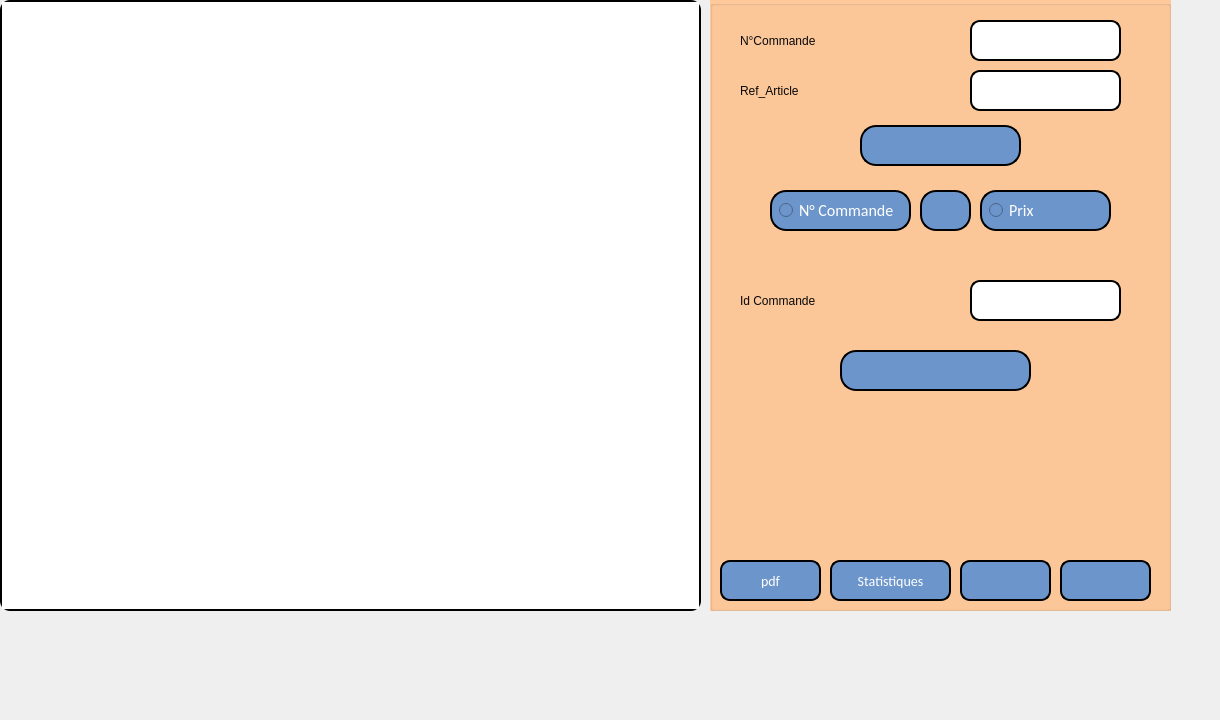
      <widget class="QWidget" name="tab_8">
       <attribute name="title">
        <string>Gestion des  livraisons</string>
       </attribute>
       <widget class="QLabel" name="label_99">
        <property name="geometry">
         <rect>
          <x>-20</x>
          <y>-30</y>
          <width>1211</width>
          <height>711</height>
         </rect>
        </property>
        <property name="text">
         <string/>
        </property>
        <property name="pixmap">
         <pixmap resource="resource.qrc">:/image/wt.jpg</pixmap>
        </property>
       </widget>
       <widget class="QTableView" name="tableView">
        <property name="geometry">
         <rect>
          <x>0</x>
          <y>0</y>
          <width>701</width>
          <height>611</height>
         </rect>
        </property>
        <property name="styleSheet">
         <string notr="true">border: 2px solid black;
border-radius: 10px;</string>
        </property>
       </widget>
       <widget class="QGroupBox" name="groupBox_18">
        <property name="geometry">
         <rect>
          <x>710</x>
          <y>0</y>
          <width>461</width>
          <height>611</height>
         </rect>
        </property>
        <property name="palette">
         <palette>
          <active>
           <colorrole role="WindowText">
            <brush brushstyle="SolidPattern">
             <color alpha="255">
              <red>8</red>
              <green>8</green>
              <blue>8</blue>
             </color>
            </brush>
           </colorrole>
           <colorrole role="Button">
            <brush brushstyle="SolidPattern">
             <color alpha="255">
              <red>255</red>
              <green>201</green>
              <blue>154</blue>
             </color>
            </brush>
           </colorrole>
           <colorrole role="Light">
            <brush brushstyle="SolidPattern">
             <color alpha="255">
              <red>255</red>
              <green>255</green>
              <blue>255</blue>
             </color>
            </brush>
           </colorrole>
           <colorrole role="Midlight">
            <brush brushstyle="SolidPattern">
             <color alpha="255">
              <red>255</red>
              <green>228</green>
              <blue>204</blue>
             </color>
            </brush>
           </colorrole>
           <colorrole role="Dark">
            <brush brushstyle="SolidPattern">
             <color alpha="255">
              <red>127</red>
              <green>100</green>
              <blue>77</blue>
             </color>
            </brush>
           </colorrole>
           <colorrole role="Mid">
            <brush brushstyle="SolidPattern">
             <color alpha="255">
              <red>170</red>
              <green>134</green>
              <blue>103</blue>
             </color>
            </brush>
           </colorrole>
           <colorrole role="Text">
            <brush brushstyle="SolidPattern">
             <color alpha="255">
              <red>8</red>
              <green>8</green>
              <blue>8</blue>
             </color>
            </brush>
           </colorrole>
           <colorrole role="BrightText">
            <brush brushstyle="SolidPattern">
             <color alpha="255">
              <red>255</red>
              <green>255</green>
              <blue>255</blue>
             </color>
            </brush>
           </colorrole>
           <colorrole role="ButtonText">
            <brush brushstyle="SolidPattern">
             <color alpha="255">
              <red>8</red>
              <green>8</green>
              <blue>8</blue>
             </color>
            </brush>
           </colorrole>
           <colorrole role="Base">
            <brush brushstyle="SolidPattern">
             <color alpha="255">
              <red>255</red>
              <green>255</green>
              <blue>255</blue>
             </color>
            </brush>
           </colorrole>
           <colorrole role="Window">
            <brush brushstyle="SolidPattern">
             <color alpha="255">
              <red>255</red>
              <green>201</green>
              <blue>154</blue>
             </color>
            </brush>
           </colorrole>
           <colorrole role="Shadow">
            <brush brushstyle="SolidPattern">
             <color alpha="255">
              <red>0</red>
              <green>0</green>
              <blue>0</blue>
             </color>
            </brush>
           </colorrole>
           <colorrole role="AlternateBase">
            <brush brushstyle="SolidPattern">
             <color alpha="255">
              <red>255</red>
              <green>228</green>
              <blue>204</blue>
             </color>
            </brush>
           </colorrole>
           <colorrole role="ToolTipBase">
            <brush brushstyle="SolidPattern">
             <color alpha="255">
              <red>255</red>
              <green>255</green>
              <blue>220</blue>
             </color>
            </brush>
           </colorrole>
           <colorrole role="ToolTipText">
            <brush brushstyle="SolidPattern">
             <color alpha="255">
              <red>0</red>
              <green>0</green>
              <blue>0</blue>
             </color>
            </brush>
           </colorrole>
           <colorrole role="PlaceholderText">
            <brush brushstyle="SolidPattern">
             <color alpha="128">
              <red>0</red>
              <green>0</green>
              <blue>0</blue>
             </color>
            </brush>
           </colorrole>
          </active>
          <inactive>
           <colorrole role="WindowText">
            <brush brushstyle="SolidPattern">
             <color alpha="255">
              <red>8</red>
              <green>8</green>
              <blue>8</blue>
             </color>
            </brush>
           </colorrole>
           <colorrole role="Button">
            <brush brushstyle="SolidPattern">
             <color alpha="255">
              <red>255</red>
              <green>201</green>
              <blue>154</blue>
             </color>
            </brush>
           </colorrole>
           <colorrole role="Light">
            <brush brushstyle="SolidPattern">
             <color alpha="255">
              <red>255</red>
              <green>255</green>
              <blue>255</blue>
             </color>
            </brush>
           </colorrole>
           <colorrole role="Midlight">
            <brush brushstyle="SolidPattern">
             <color alpha="255">
              <red>255</red>
              <green>228</green>
              <blue>204</blue>
             </color>
            </brush>
           </colorrole>
           <colorrole role="Dark">
            <brush brushstyle="SolidPattern">
             <color alpha="255">
              <red>127</red>
              <green>100</green>
              <blue>77</blue>
             </color>
            </brush>
           </colorrole>
           <colorrole role="Mid">
            <brush brushstyle="SolidPattern">
             <color alpha="255">
              <red>170</red>
              <green>134</green>
              <blue>103</blue>
             </color>
            </brush>
           </colorrole>
           <colorrole role="Text">
            <brush brushstyle="SolidPattern">
             <color alpha="255">
              <red>8</red>
              <green>8</green>
              <blue>8</blue>
             </color>
            </brush>
           </colorrole>
           <colorrole role="BrightText">
            <brush brushstyle="SolidPattern">
             <color alpha="255">
              <red>255</red>
              <green>255</green>
              <blue>255</blue>
             </color>
            </brush>
           </colorrole>
           <colorrole role="ButtonText">
            <brush brushstyle="SolidPattern">
             <color alpha="255">
              <red>8</red>
              <green>8</green>
              <blue>8</blue>
             </color>
            </brush>
           </colorrole>
           <colorrole role="Base">
            <brush brushstyle="SolidPattern">
             <color alpha="255">
              <red>255</red>
              <green>255</green>
              <blue>255</blue>
             </color>
            </brush>
           </colorrole>
           <colorrole role="Window">
            <brush brushstyle="SolidPattern">
             <color alpha="255">
              <red>255</red>
              <green>201</green>
              <blue>154</blue>
             </color>
            </brush>
           </colorrole>
           <colorrole role="Shadow">
            <brush brushstyle="SolidPattern">
             <color alpha="255">
              <red>0</red>
              <green>0</green>
              <blue>0</blue>
             </color>
            </brush>
           </colorrole>
           <colorrole role="AlternateBase">
            <brush brushstyle="SolidPattern">
             <color alpha="255">
              <red>255</red>
              <green>228</green>
              <blue>204</blue>
             </color>
            </brush>
           </colorrole>
           <colorrole role="ToolTipBase">
            <brush brushstyle="SolidPattern">
             <color alpha="255">
              <red>255</red>
              <green>255</green>
              <blue>220</blue>
             </color>
            </brush>
           </colorrole>
           <colorrole role="ToolTipText">
            <brush brushstyle="SolidPattern">
             <color alpha="255">
              <red>0</red>
              <green>0</green>
              <blue>0</blue>
             </color>
            </brush>
           </colorrole>
           <colorrole role="PlaceholderText">
            <brush brushstyle="SolidPattern">
             <color alpha="128">
              <red>0</red>
              <green>0</green>
              <blue>0</blue>
             </color>
            </brush>
           </colorrole>
          </inactive>
          <disabled>
           <colorrole role="WindowText">
            <brush brushstyle="SolidPattern">
             <color alpha="255">
              <red>8</red>
              <green>8</green>
              <blue>8</blue>
             </color>
            </brush>
           </colorrole>
           <colorrole role="Button">
            <brush brushstyle="SolidPattern">
             <color alpha="255">
              <red>255</red>
              <green>201</green>
              <blue>154</blue>
             </color>
            </brush>
           </colorrole>
           <colorrole role="Light">
            <brush brushstyle="SolidPattern">
             <color alpha="255">
              <red>255</red>
              <green>255</green>
              <blue>255</blue>
             </color>
            </brush>
           </colorrole>
           <colorrole role="Midlight">
            <brush brushstyle="SolidPattern">
             <color alpha="255">
              <red>255</red>
              <green>228</green>
              <blue>204</blue>
             </color>
            </brush>
           </colorrole>
           <colorrole role="Dark">
            <brush brushstyle="SolidPattern">
             <color alpha="255">
              <red>127</red>
              <green>100</green>
              <blue>77</blue>
             </color>
            </brush>
           </colorrole>
           <colorrole role="Mid">
            <brush brushstyle="SolidPattern">
             <color alpha="255">
              <red>170</red>
              <green>134</green>
              <blue>103</blue>
             </color>
            </brush>
           </colorrole>
           <colorrole role="Text">
            <brush brushstyle="SolidPattern">
             <color alpha="255">
              <red>8</red>
              <green>8</green>
              <blue>8</blue>
             </color>
            </brush>
           </colorrole>
           <colorrole role="BrightText">
            <brush brushstyle="SolidPattern">
             <color alpha="255">
              <red>255</red>
              <green>255</green>
              <blue>255</blue>
             </color>
            </brush>
           </colorrole>
           <colorrole role="ButtonText">
            <brush brushstyle="SolidPattern">
             <color alpha="255">
              <red>8</red>
              <green>8</green>
              <blue>8</blue>
             </color>
            </brush>
           </colorrole>
           <colorrole role="Base">
            <brush brushstyle="SolidPattern">
             <color alpha="255">
              <red>255</red>
              <green>201</green>
              <blue>154</blue>
             </color>
            </brush>
           </colorrole>
           <colorrole role="Window">
            <brush brushstyle="SolidPattern">
             <color alpha="255">
              <red>255</red>
              <green>201</green>
              <blue>154</blue>
             </color>
            </brush>
           </colorrole>
           <colorrole role="Shadow">
            <brush brushstyle="SolidPattern">
             <color alpha="255">
              <red>0</red>
              <green>0</green>
              <blue>0</blue>
             </color>
            </brush>
           </colorrole>
           <colorrole role="AlternateBase">
            <brush brushstyle="SolidPattern">
             <color alpha="255">
              <red>255</red>
              <green>201</green>
              <blue>154</blue>
             </color>
            </brush>
           </colorrole>
           <colorrole role="ToolTipBase">
            <brush brushstyle="SolidPattern">
             <color alpha="255">
              <red>255</red>
              <green>255</green>
              <blue>220</blue>
             </color>
            </brush>
           </colorrole>
           <colorrole role="ToolTipText">
            <brush brushstyle="SolidPattern">
             <color alpha="255">
              <red>0</red>
              <green>0</green>
              <blue>0</blue>
             </color>
            </brush>
           </colorrole>
           <colorrole role="PlaceholderText">
            <brush brushstyle="SolidPattern">
             <color alpha="128">
              <red>0</red>
              <green>0</green>
              <blue>0</blue>
             </color>
            </brush>
           </colorrole>
          </disabled>
         </palette>
        </property>
        <property name="autoFillBackground">
         <bool>true</bool>
        </property>
        <property name="styleSheet">
         <string notr="true">font: 75 20pt &quot;Script MT Bold&quot;;
color:#080808</string>
        </property>
        <property name="title">
         <string/>
        </property>
        <widget class="QLabel" name="label_106">
         <property name="geometry">
          <rect>
           <x>30</x>
           <y>15</y>
           <width>201</width>
           <height>51</height>
          </rect>
         </property>
         <property name="text">
          <string>N°Commande</string>
         </property>
        </widget>
        <widget class="QRadioButton" name="radioButton_2">
         <property name="geometry">
          <rect>
           <x>270</x>
           <y>190</y>
           <width>131</width>
           <height>41</height>
          </rect>
         </property>
         <property name="styleSheet">
          <string notr="true"> border: 2px solid black;
border-radius: 10px;
  color: white;
  padding: 7px;
  text-align: center;
  
font-family:calibri;
  display: inline-block;
  font-size: 16px;
 
  border-radius : 16px;
background-color:rgb(108, 149, 203)</string>
         </property>
         <property name="text">
          <string>Prix</string>
         </property>
        </widget>
        <widget class="QLineEdit" name="nc">
         <property name="geometry">
          <rect>
           <x>260</x>
           <y>70</y>
           <width>151</width>
           <height>41</height>
          </rect>
         </property>
         <property name="styleSheet">
          <string notr="true">border: 2px solid black;
border-radius: 10px;</string>
         </property>
        </widget>
        <widget class="QRadioButton" name="radioButton">
         <property name="geometry">
          <rect>
           <x>60</x>
           <y>190</y>
           <width>141</width>
           <height>41</height>
          </rect>
         </property>
         <property name="styleSheet">
          <string notr="true"> border: 2px solid black;
border-radius: 10px;
  color: white;
  padding: 7px;
  text-align: center;
  
font-family:calibri;
  display: inline-block;
  font-size: 16px;
 
  border-radius : 16px;
background-color:rgb(108, 149, 203)</string>
         </property>
         <property name="text">
          <string>N° Commande</string>
         </property>
        </widget>
        <widget class="QLineEdit" name="ra">
         <property name="geometry">
          <rect>
           <x>260</x>
           <y>20</y>
           <width>151</width>
           <height>41</height>
          </rect>
         </property>
         <property name="styleSheet">
          <string notr="true">border: 2px solid black;
border-radius: 10px;</string>
         </property>
        </widget>
        <widget class="QLabel" name="label_107">
         <property name="geometry">
          <rect>
           <x>30</x>
           <y>60</y>
           <width>191</width>
           <height>61</height>
          </rect>
         </property>
         <property name="text">
          <string>Ref_Article</string>
         </property>
        </widget>
        <widget class="QPushButton" name="supprimer_5">
         <property name="geometry">
          <rect>
           <x>130</x>
           <y>350</y>
           <width>191</width>
           <height>41</height>
          </rect>
         </property>
         <property name="styleSheet">
          <string notr="true"> border: 2px solid black;
border-radius: 10px;
  color: white;
  padding: 20px;
  text-align: center;
  
font-family:calibri;
  display: inline-block;
  font-size: 16px;
 
  border-radius : 16px;
background-color:rgb(108, 149, 203)</string>
         </property>
         <property name="text">
          <string/>
         </property>
         <property name="icon">
          <iconset resource="resource.qrc">
           <normaloff>:/image/icons8-delete-64.png</normaloff>:/image/icons8-delete-64.png</iconset>
         </property>
         <property name="iconSize">
          <size>
           <width>40</width>
           <height>40</height>
          </size>
         </property>
        </widget>
        <widget class="QLabel" name="label_105">
         <property name="geometry">
          <rect>
           <x>30</x>
           <y>280</y>
           <width>201</width>
           <height>41</height>
          </rect>
         </property>
         <property name="text">
          <string>Id Commande</string>
         </property>
        </widget>
        <widget class="QLineEdit" name="num_sup_5">
         <property name="geometry">
          <rect>
           <x>260</x>
           <y>280</y>
           <width>151</width>
           <height>41</height>
          </rect>
         </property>
         <property name="styleSheet">
          <string notr="true">border: 2px solid black;
border-radius: 10px;</string>
         </property>
        </widget>
        <widget class="QPushButton" name="recherche_button_3">
         <property name="geometry">
          <rect>
           <x>150</x>
           <y>125</y>
           <width>161</width>
           <height>41</height>
          </rect>
         </property>
         <property name="font">
          <font>
           <family>calibri</family>
           <pointsize>-1</pointsize>
           <weight>9</weight>
           <italic>false</italic>
           <bold>false</bold>
          </font>
         </property>
         <property name="autoFillBackground">
          <bool>false</bool>
         </property>
         <property name="styleSheet">
          <string notr="true"> border: 2px solid black;
border-radius: 10px;
  color: white;
  padding: 7px;
  text-align: center;
  
font-family:calibri;
  display: inline-block;
  font-size: 16px;
 
  border-radius : 16px;
background-color:rgb(108, 149, 203)</string>
         </property>
         <property name="text">
          <string/>
         </property>
         <property name="icon">
          <iconset resource="resource.qrc">
           <normaloff>:/image/icons8-search-64 (2).png</normaloff>:/image/icons8-search-64 (2).png</iconset>
         </property>
         <property name="iconSize">
          <size>
           <width>22</width>
           <height>22</height>
          </size>
         </property>
        </widget>
        <widget class="QPushButton" name="Atualiser">
         <property name="geometry">
          <rect>
           <x>210</x>
           <y>190</y>
           <width>51</width>
           <height>41</height>
          </rect>
         </property>
         <property name="styleSheet">
          <string notr="true"> border: 2px solid black;
border-radius: 10px;
  color: white;
  padding: 7px;
  text-align: center;
  
font-family:calibri;
  display: inline-block;
  font-size: 16px;
 
  border-radius : 16px;
background-color:rgb(108, 149, 203)</string>
         </property>
         <property name="text">
          <string/>
         </property>
         <property name="icon">
          <iconset resource="resource.qrc">
           <normaloff>:/image/icons8-synchronize-48.png</normaloff>:/image/icons8-synchronize-48.png</iconset>
         </property>
         <property name="iconSize">
          <size>
           <width>30</width>
           <height>30</height>
          </size>
         </property>
        </widget>
        <widget class="QPushButton" name="pdf">
         <property name="geometry">
          <rect>
           <x>10</x>
           <y>560</y>
           <width>101</width>
           <height>41</height>
          </rect>
         </property>
         <property name="styleSheet">
          <string notr="true"> border: 2px solid black;
border-radius: 10px;
  color: white;
  padding: 8px;
  text-align: center;
  
font-family:calibri;
  display: inline-block;
  font-size: 14px;
 
  border-radius : 10px;
background-color:rgb(108, 149, 203)</string>
         </property>
         <property name="text">
          <string>pdf</string>
         </property>
         <property name="icon">
          <iconset resource="resource.qrc">
           <normaloff>:/image/icons8-pdf-50.png</normaloff>:/image/icons8-pdf-50.png</iconset>
         </property>
        </widget>
        <widget class="QPushButton" name="Statistiques_3">
         <property name="geometry">
          <rect>
           <x>120</x>
           <y>560</y>
           <width>121</width>
           <height>41</height>
          </rect>
         </property>
         <property name="styleSheet">
          <string notr="true"> border: 2px solid black;
border-radius: 10px;
  color: white;
  padding: 8px;
  text-align: center;
  
font-family:calibri;
  display: inline-block;
  font-size: 14px;
 
  border-radius : 10px;
background-color:rgb(108, 149, 203)</string>
         </property>
         <property name="text">
          <string>Statistiques</string>
         </property>
         <property name="icon">
          <iconset resource="resource.qrc">
           <normaloff>:/image/icons8-pie-chart-report-50.png</normaloff>:/image/icons8-pie-chart-report-50.png</iconset>
         </property>
         <property name="iconSize">
          <size>
           <width>30</width>
           <height>30</height>
          </size>
         </property>
        </widget>
        <widget class="QPushButton" name="quitter_12">
         <property name="geometry">
          <rect>
           <x>350</x>
           <y>560</y>
           <width>91</width>
           <height>41</height>
          </rect>
         </property>
         <property name="styleSheet">
          <string notr="true"> border: 2px solid black;
border-radius: 10px;
  color: white;
  padding: 8px;
  text-align: center;
  
font-family:calibri;
  display: inline-block;
  font-size: 14px;
 
  border-radius : 10px;
background-color:rgb(108, 149, 203)</string>
         </property>
         <property name="text">
          <string/>
         </property>
         <property name="icon">
          <iconset resource="resource.qrc">
           <normaloff>:/image/icons8-log-out-64.png</normaloff>:/image/icons8-log-out-64.png</iconset>
         </property>
         <property name="iconSize">
          <size>
           <width>30</width>
           <height>30</height>
          </size>
         </property>
        </widget>
        <widget class="QPushButton" name="home">
         <property name="geometry">
          <rect>
           <x>250</x>
           <y>560</y>
           <width>91</width>
           <height>41</height>
          </rect>
         </property>
         <property name="styleSheet">
          <string notr="true"> border: 2px solid black;
border-radius: 10px;
  color: white;
  padding: 8px;
  text-align: center;
  
font-family:calibri;
  display: inline-block;
  font-size: 14px;
 
  border-radius : 10px;
background-color:rgb(108, 149, 203)</string>
         </property>
         <property name="text">
          <string/>
         </property>
         <property name="icon">
          <iconset resource="resource.qrc">
           <normaloff>:/image/icons8-accueil-50.png</normaloff>:/image/icons8-accueil-50.png</iconset>
         </property>
         <property name="iconSize">
          <size>
           <width>30</width>
           <height>30</height>
          </size>
         </property>
        </widget>
       </widget>
      </widget>
